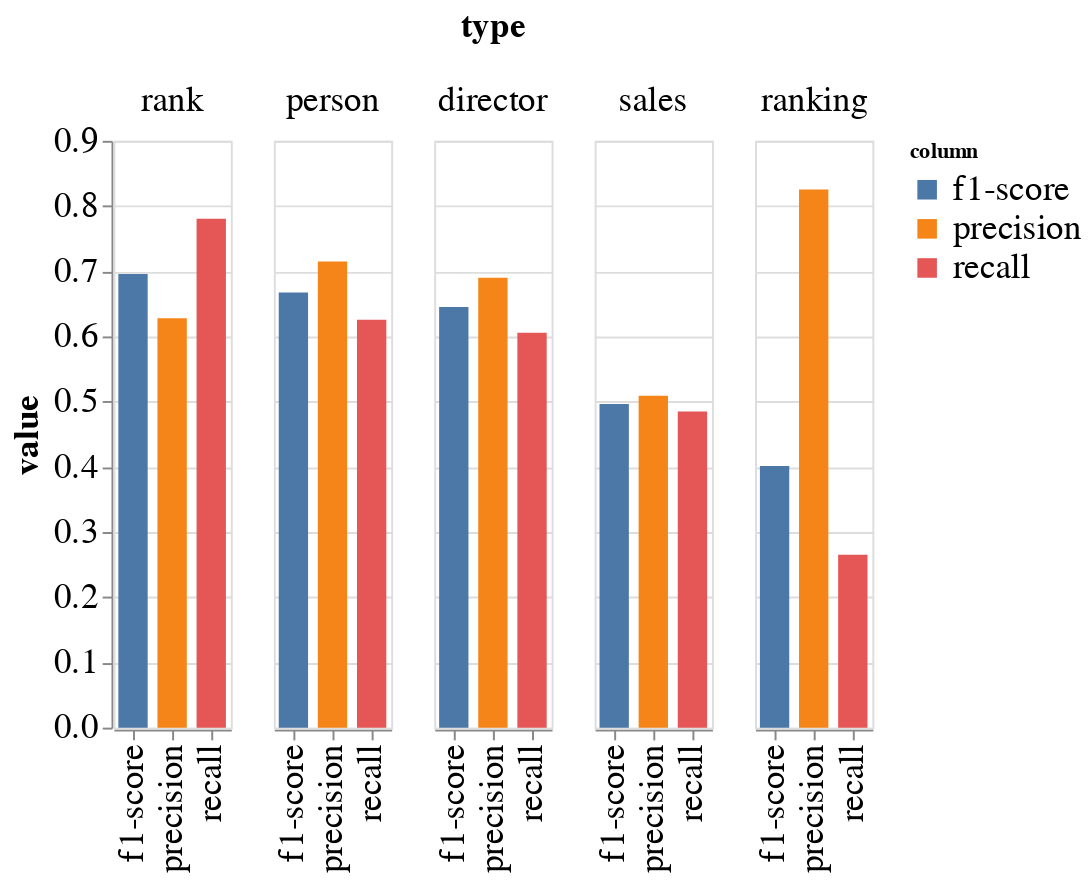

Notebook source saved alongside this figure:
### Code cell
alt.Chart(sherlock_bottom_5_df.reset_index()).transform_fold(
        ['precision', 'recall', 'f1-score'],
      as_=['column', 'value']
    ).mark_bar(size=15).encode(
    column=alt.Column('type:O', sort=alt.EncodingSortField(
                field="f1-score",  
                order="descending")),
    x = alt.X('column:N',
              title = '',
              ),
    y=alt.Y('value:Q'),
    color='column:N'
).configure_axis(
    labelFontSize=18,
    titleFontSize=18
).configure_header(titleFontSize=18,labelFontSize=18).configure_legend(
    labelFontSize=18
)

### Figure 1 — Vega-Lite specification as saved in the notebook (floating-point values rounded to 4 significant figures)
{"config": {"view": {"continuousWidth": 400, "continuousHeight": 300}, "axis": {"labelFontSize": 18, "titleFontSize": 18}, "header": {"labelFontSize": 18, "titleFontSize": 18}, "legend": {"labelFontSize": 18}}, "data": {"name": "data-e964d01c8bcadcc56829e14aeed881d5"}, "mark": {"type": "bar", "size": 15}, "encoding": {"color": {"field": "column", "type": "nominal"}, "column": {"field": "type", "sort": {"field": "f1-score", "order": "descending"}, "type": "ordinal"}, "x": {"field": "column", "title": "", "type": "nominal"}, "y": {"field": "value", "type": "quantitative"}}, "transform": [{"fold": ["precision", "recall", "f1-score"], "as": ["column", "value"]}], "$schema": "https://vega.github.io/schema/vega-lite/v4.17.0.json", "datasets": {"data-e964d01c8bcadcc56829e14aeed881d5": [{"type": "rank", "precision": 0.6278, "recall": 0.7803, "f1-score": 0.6958, "support": 2959}, {"type": "person", "precision": 0.7149, "recall": 0.6257, "f1-score": 0.6673, "support": 553}, {"type": "director", "precision": 0.6898, "recall": 0.6057, "f1-score": 0.645, "support": 246}, {"type": "sales", "precision": 0.5089, "recall": 0.4847, "f1-score": 0.4965, "support": 295}, {"type": "ranking", "precision": 0.8252, "recall": 0.2652, "f1-score": 0.4014, "support": 445}]}}
